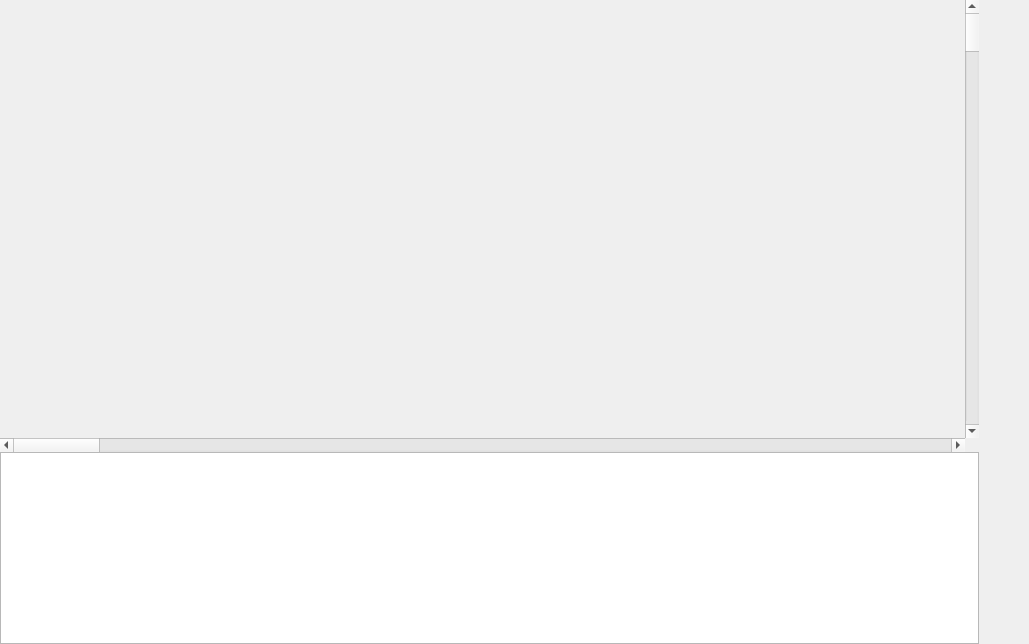
<?xml version="1.0" encoding="UTF-8"?>
<ui version="4.0">
 <class>MapsTab</class>
 <widget class="QWidget" name="MapsTab">
  <property name="geometry">
   <rect>
    <x>0</x>
    <y>0</y>
    <width>1029</width>
    <height>644</height>
   </rect>
  </property>
  <property name="windowTitle">
   <string>Form</string>
  </property>
  <layout class="QGridLayout" name="gridLayout" rowstretch="1,0,0" columnstretch="1,0,0">
   <property name="leftMargin">
    <number>0</number>
   </property>
   <property name="topMargin">
    <number>0</number>
   </property>
   <property name="rightMargin">
    <number>0</number>
   </property>
   <property name="bottomMargin">
    <number>0</number>
   </property>
   <property name="spacing">
    <number>0</number>
   </property>
   <item row="0" column="1">
    <widget class="QScrollBar" name="mapVScrollBar">
     <property name="orientation">
      <enum>Qt::Vertical</enum>
     </property>
    </widget>
   </item>
   <item row="1" column="0">
    <widget class="QScrollBar" name="mapHScrollBar">
     <property name="orientation">
      <enum>Qt::Horizontal</enum>
     </property>
    </widget>
   </item>
   <item row="0" column="0">
    <widget class="MapViewer" name="mapViewer" native="true">
     <zorder>mapsView</zorder>
    </widget>
   </item>
   <item row="0" column="2" rowspan="3">
    <widget class="BDocksZone" name="docks" native="true">
     <property name="minimumSize">
      <size>
       <width>50</width>
       <height>0</height>
      </size>
     </property>
    </widget>
   </item>
   <item row="2" column="0" colspan="2">
    <widget class="QListView" name="mapsView">
     <property name="selectionMode">
      <enum>QAbstractItemView::NoSelection</enum>
     </property>
     <property name="iconSize">
      <size>
       <width>90</width>
       <height>70</height>
      </size>
     </property>
     <property name="viewMode">
      <enum>QListView::IconMode</enum>
     </property>
    </widget>
   </item>
  </layout>
 </widget>
 <customwidgets>
  <customwidget>
   <class>MapViewer</class>
   <extends>QWidget</extends>
   <header location="global">GUI/Tabs/MapTab/mapviewer.h</header>
   <container>1</container>
  </customwidget>
  <customwidget>
   <class>BDocksZone</class>
   <extends>QWidget</extends>
   <header location="global">GUI/Tabs/Docks/bdockszone.h</header>
   <container>1</container>
  </customwidget>
 </customwidgets>
 <resources/>
 <connections/>
</ui>
